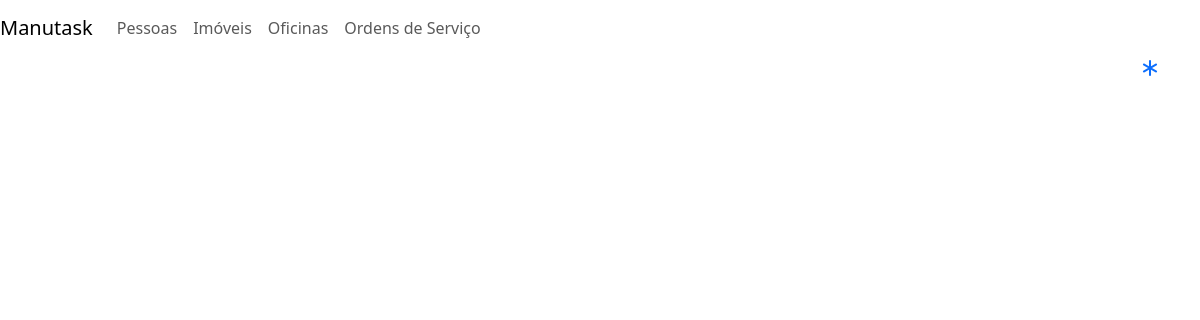
The page /oficinas/ on the database as committed earlier.
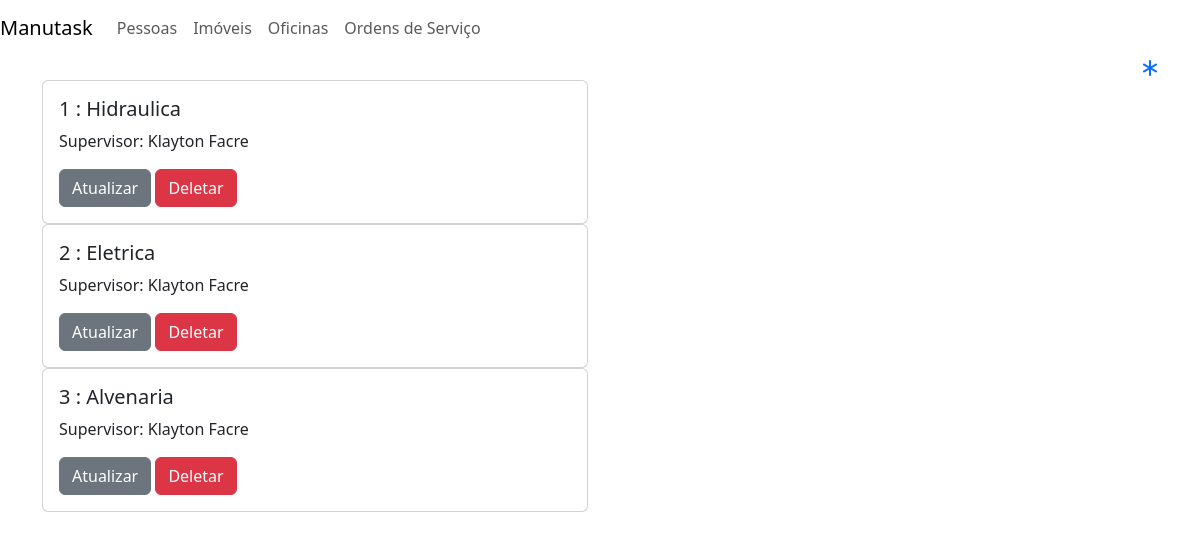
The same page on the database as committed later.
### administracao/models.py (models this page shows, shortened)
class Oficina(models.Model):
    id_supervisor = models.ForeignKey(
        Pessoa,
        on_delete=models.CASCADE
    )
    nome = models.CharField(max_length=20)

class Pessoa(models.Model):
    cpf = models.CharField(max_length=11)
    nome = models.CharField(max_length=50)
    sobrenome = models.CharField(max_length=100)
    def __str__(self):
        return f'{self.nome} {self.sobrenome}'

### administracao/views.py (the view)
# urls.py: path('oficinas/', OficinaListView.as_view(), name='lista_oficinas'),
class OficinaListView(ListView):
    template_name = 'administracao/oficina/listaoficinas.html'
    model = Oficina
    context_object_name = 'oficinas'

### administracao/templates/administracao/oficina/listaoficinas.html (shortened to what this page needs)
{% extends "administracao/_layouts/base.html" %}
{% block conteudo %}
<div class="container">
  <div class="row" align="right">
    <a href="{% url 'administracao:cadastra_oficina' %}">
      <i class="bi bi-asterisk fa-lg"></i>
    </a>
  </div>
  <div class="row">
    <div class="col-lg-6 col-md-6 col-sm-6 col-xs-12">
      {% for oficina in oficinas %}
        <div class="card">
          <div class="card-body">
            <h5 class="card-title"> {{ oficina.id }} : {{ oficina.nome }}</h5>
            <p class="card-text"> Supervisor: {{ oficina.id_supervisor }} </p>
            <a href="{% url 'administracao:atualiza_oficina' pk=oficina.id %}" class="btn btn-secondary"> Atualizar </a>
            <a href="{% url 'administracao:deleta_oficina' pk=oficina.id %}" class="btn btn-danger"> Deletar </a>
          </div>
        </div>
      {% endfor %}
    </div>
  </div>
</div>
{% endblock %}

Rows that differ between the two databases and show on the page:
added Oficina: id "1", nome "Hidraulica", id_supervisor "Klayton Facre"
added Oficina: id "2", nome "Eletrica", id_supervisor "Klayton Facre"
added Oficina: id "3", nome "Alvenaria", id_supervisor "Klayton Facre"
